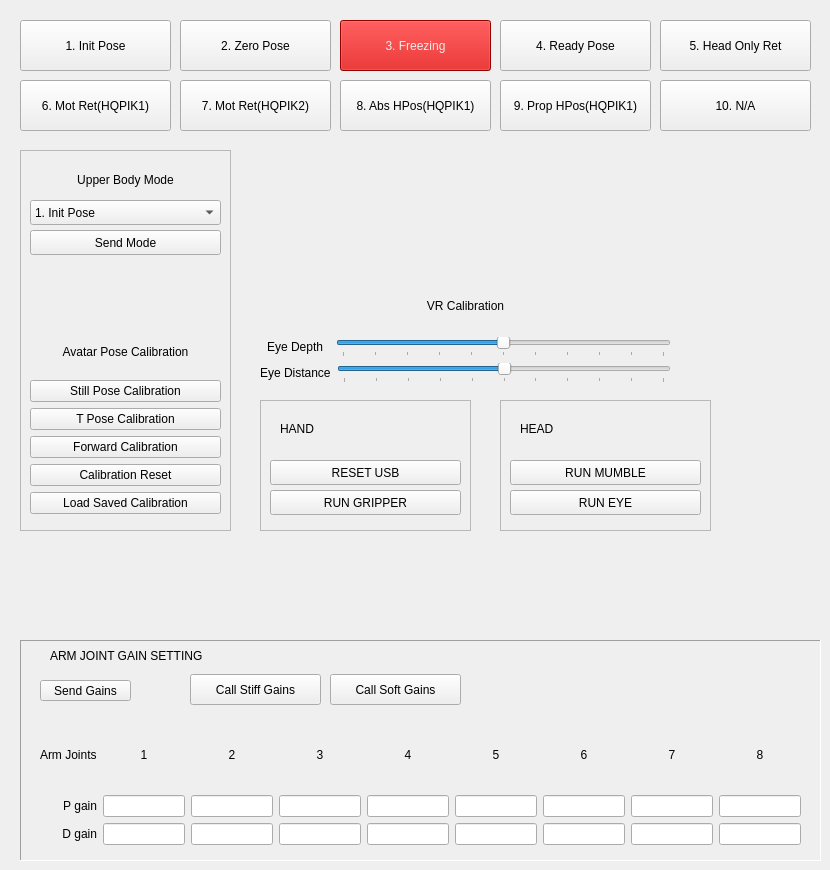
   <widget class="QWidget" name="AVATAR">
    <widget class="QWidget" name="gridLayoutWidget_4">
     <property name="geometry">
      <rect>
       <x>260</x>
       <y>280</y>
       <width>411</width>
       <height>103</height>
      </rect>
     </property>
     <layout class="QGridLayout" name="gridLayout">
      <item row="1" column="0">
       <layout class="QHBoxLayout" name="horizontalLayout_9">
        <item>
         <widget class="QLabel" name="label_220">
          <property name="text">
           <string>  Eye Depth  </string>
          </property>
          <property name="alignment">
           <set>Qt::AlignCenter</set>
          </property>
         </widget>
        </item>
        <item>
         <widget class="QSlider" name="vr_eye_depth_slider">
          <property name="cursor">
           <cursorShape>SizeHorCursor</cursorShape>
          </property>
          <property name="maximum">
           <number>100</number>
          </property>
          <property name="value">
           <number>50</number>
          </property>
          <property name="orientation">
           <enum>Qt::Horizontal</enum>
          </property>
          <property name="tickPosition">
           <enum>QSlider::TicksBelow</enum>
          </property>
          <property name="tickInterval">
           <number>10</number>
          </property>
         </widget>
        </item>
       </layout>
      </item>
      <item row="2" column="0">
       <layout class="QHBoxLayout" name="horizontalLayout_8">
        <item>
         <widget class="QLabel" name="label_221">
          <property name="text">
           <string>Eye Distance</string>
          </property>
         </widget>
        </item>
        <item>
         <widget class="QSlider" name="vr_eye_distance_slider">
          <property name="cursor">
           <cursorShape>SizeHorCursor</cursorShape>
          </property>
          <property name="maximum">
           <number>100</number>
          </property>
          <property name="value">
           <number>50</number>
          </property>
          <property name="orientation">
           <enum>Qt::Horizontal</enum>
          </property>
          <property name="tickPosition">
           <enum>QSlider::TicksBelow</enum>
          </property>
          <property name="tickInterval">
           <number>10</number>
          </property>
         </widget>
        </item>
       </layout>
      </item>
      <item row="0" column="0">
       <widget class="QLabel" name="label_222">
        <property name="text">
         <string>VR Calibration</string>
        </property>
        <property name="alignment">
         <set>Qt::AlignCenter</set>
        </property>
       </widget>
      </item>
     </layout>
    </widget>
    <widget class="QFrame" name="frame_23">
     <property name="geometry">
      <rect>
       <x>20</x>
       <y>150</y>
       <width>211</width>
       <height>381</height>
      </rect>
     </property>
     <property name="frameShape">
      <enum>QFrame::StyledPanel</enum>
     </property>
     <property name="frameShadow">
      <enum>QFrame::Sunken</enum>
     </property>
     <property name="lineWidth">
      <number>10</number>
     </property>
     <widget class="QWidget" name="verticalLayoutWidget_60">
      <property name="geometry">
       <rect>
        <x>10</x>
        <y>180</y>
        <width>191</width>
        <height>184</height>
       </rect>
      </property>
      <layout class="QVBoxLayout" name="verticalLayout_44">
       <item>
        <widget class="QLabel" name="label_219">
         <property name="text">
          <string>Avatar Pose Calibration</string>
         </property>
         <property name="alignment">
          <set>Qt::AlignCenter</set>
         </property>
        </widget>
       </item>
       <item>
        <widget class="QPushButton" name="still_pose_button">
         <property name="text">
          <string>Still Pose Calibration</string>
         </property>
        </widget>
       </item>
       <item>
        <widget class="QPushButton" name="T_pose_button">
         <property name="text">
          <string>T Pose Calibration</string>
         </property>
        </widget>
       </item>
       <item>
        <widget class="QPushButton" name="forward_pose_button">
         <property name="text">
          <string>Forward Calibration</string>
         </property>
        </widget>
       </item>
       <item>
        <widget class="QPushButton" name="reset_pose_button">
         <property name="text">
          <string>Calibration Reset</string>
         </property>
        </widget>
       </item>
       <item>
        <widget class="QPushButton" name="load_saved_cali_button">
         <property name="text">
          <string>Load Saved Calibration</string>
         </property>
        </widget>
       </item>
      </layout>
     </widget>
     <widget class="QLabel" name="label_154">
      <property name="geometry">
       <rect>
        <x>0</x>
        <y>20</y>
        <width>211</width>
        <height>20</height>
       </rect>
      </property>
      <property name="text">
       <string>Upper Body Mode</string>
      </property>
      <property name="alignment">
       <set>Qt::AlignCenter</set>
      </property>
     </widget>
     <widget class="QComboBox" name="upperbody_mode">
      <property name="geometry">
       <rect>
        <x>10</x>
        <y>50</y>
        <width>191</width>
        <height>25</height>
       </rect>
      </property>
      <item>
       <property name="text">
        <string>1. Init Pose</string>
       </property>
      </item>
      <item>
       <property name="text">
        <string>2. Zero Pose</string>
       </property>
      </item>
      <item>
       <property name="text">
        <string>3. Freezing</string>
       </property>
      </item>
      <item>
       <property name="text">
        <string>4. Ready Pose</string>
       </property>
      </item>
      <item>
       <property name="text">
        <string>5. Head Only Retargeting</string>
       </property>
      </item>
      <item>
       <property name="text">
        <string>6. Motion Retargeting(HQPIK1)</string>
       </property>
      </item>
      <item>
       <property name="text">
        <string>7. Motion Retargeting(HQPIK2)</string>
       </property>
      </item>
      <item>
       <property name="text">
        <string>8. Absolute Hand-Pos Mapping(HQPIK1)</string>
       </property>
      </item>
      <item>
       <property name="text">
        <string>9. Proportional Hand-Pos Mapping(HQPIK1)</string>
       </property>
      </item>
      <item>
       <property name="text">
        <string>10. N/A</string>
       </property>
      </item>
     </widget>
     <widget class="QPushButton" name="send_upperbody_mode_button">
      <property name="geometry">
       <rect>
        <x>10</x>
        <y>80</y>
        <width>191</width>
        <height>25</height>
       </rect>
      </property>
      <property name="sizePolicy">
       <sizepolicy hsizetype="Preferred" vsizetype="Fixed">
        <horstretch>0</horstretch>
        <verstretch>0</verstretch>
       </sizepolicy>
      </property>
      <property name="text">
       <string>Send Mode</string>
      </property>
     </widget>
    </widget>
    <widget class="QFrame" name="frame_24">
     <property name="geometry">
      <rect>
       <x>20</x>
       <y>640</y>
       <width>801</width>
       <height>221</height>
      </rect>
     </property>
     <property name="frameShape">
      <enum>QFrame::Panel</enum>
     </property>
     <property name="frameShadow">
      <enum>QFrame::Sunken</enum>
     </property>
     <widget class="QLabel" name="label_172">
      <property name="geometry">
       <rect>
        <x>30</x>
        <y>0</y>
        <width>281</width>
        <height>31</height>
       </rect>
      </property>
      <property name="text">
       <string>ARM JOINT GAIN SETTING</string>
      </property>
     </widget>
     <widget class="QWidget" name="gridLayoutWidget">
      <property name="geometry">
       <rect>
        <x>20</x>
        <y>80</y>
        <width>761</width>
        <height>125</height>
       </rect>
      </property>
      <layout class="QGridLayout" name="gridLayout_2">
       <item row="1" column="1">
        <layout class="QHBoxLayout" name="horizontalLayout_10">
         <item>
          <widget class="QLineEdit" name="arm_P_1"/>
         </item>
         <item>
          <widget class="QLineEdit" name="arm_P_2"/>
         </item>
         <item>
          <widget class="QLineEdit" name="arm_P_3"/>
         </item>
         <item>
          <widget class="QLineEdit" name="arm_P_4"/>
         </item>
         <item>
          <widget class="QLineEdit" name="arm_P_5"/>
         </item>
         <item>
          <widget class="QLineEdit" name="arm_P_6"/>
         </item>
         <item>
          <widget class="QLineEdit" name="arm_P_7"/>
         </item>
         <item>
          <widget class="QLineEdit" name="arm_P_8"/>
         </item>
        </layout>
       </item>
       <item row="2" column="1">
        <layout class="QHBoxLayout" name="horizontalLayout_13">
         <item>
          <widget class="QLineEdit" name="arm_D_1"/>
         </item>
         <item>
          <widget class="QLineEdit" name="arm_D_2"/>
         </item>
         <item>
          <widget class="QLineEdit" name="arm_D_3"/>
         </item>
         <item>
          <widget class="QLineEdit" name="arm_D_4"/>
         </item>
         <item>
          <widget class="QLineEdit" name="arm_D_5"/>
         </item>
         <item>
          <widget class="QLineEdit" name="arm_D_6"/>
         </item>
         <item>
          <widget class="QLineEdit" name="arm_D_7"/>
         </item>
         <item>
          <widget class="QLineEdit" name="arm_D_8"/>
         </item>
        </layout>
       </item>
       <item row="0" column="1">
        <layout class="QHBoxLayout" name="horizontalLayout_14">
         <item>
          <widget class="QLabel" name="label_164_0">
           <property name="text">
            <string>1</string>
           </property>
           <property name="alignment">
            <set>Qt::AlignCenter</set>
           </property>
          </widget>
         </item>
         <item>
          <widget class="QLabel" name="label_165_0">
           <property name="text">
            <string>2</string>
           </property>
           <property name="alignment">
            <set>Qt::AlignCenter</set>
           </property>
          </widget>
         </item>
         <item>
          <widget class="QLabel" name="label_167">
           <property name="text">
            <string>3</string>
           </property>
           <property name="alignment">
            <set>Qt::AlignCenter</set>
           </property>
          </widget>
         </item>
         <item>
          <widget class="QLabel" name="label_166">
           <property name="text">
            <string>4</string>
           </property>
           <property name="alignment">
            <set>Qt::AlignCenter</set>
           </property>
          </widget>
         </item>
         <item>
          <widget class="QLabel" name="label_168">
           <property name="text">
            <string>5</string>
           </property>
           <property name="alignment">
            <set>Qt::AlignCenter</set>
           </property>
          </widget>
         </item>
         <item>
          <widget class="QLabel" name="label_169">
           <property name="text">
            <string>6</string>
           </property>
           <property name="alignment">
            <set>Qt::AlignCenter</set>
           </property>
          </widget>
         </item>
         <item>
          <widget class="QLabel" name="label_170">
           <property name="text">
            <string>7</string>
           </property>
           <property name="alignment">
            <set>Qt::AlignCenter</set>
           </property>
          </widget>
         </item>
         <item>
          <widget class="QLabel" name="label_171">
           <property name="text">
            <string>8</string>
           </property>
           <property name="alignment">
            <set>Qt::AlignCenter</set>
           </property>
          </widget>
         </item>
        </layout>
       </item>
       <item row="1" column="0">
        <widget class="QLabel" name="label_175">
         <property name="text">
          <string>P gain</string>
         </property>
         <property name="alignment">
          <set>Qt::AlignRight|Qt::AlignTrailing|Qt::AlignVCenter</set>
         </property>
        </widget>
       </item>
       <item row="0" column="0">
        <widget class="QLabel" name="label_176">
         <property name="text">
          <string>Arm Joints</string>
         </property>
        </widget>
       </item>
       <item row="2" column="0">
        <widget class="QLabel" name="label_177">
         <property name="text">
          <string>D gain</string>
         </property>
         <property name="alignment">
          <set>Qt::AlignRight|Qt::AlignTrailing|Qt::AlignVCenter</set>
         </property>
        </widget>
       </item>
      </layout>
     </widget>
     <widget class="QPushButton" name="callSoftGainsButton">
      <property name="geometry">
       <rect>
        <x>310</x>
        <y>34</y>
        <width>131</width>
        <height>31</height>
       </rect>
      </property>
      <property name="text">
       <string>Call Soft Gains</string>
      </property>
     </widget>
     <widget class="QPushButton" name="callStiffGainsButton">
      <property name="geometry">
       <rect>
        <x>170</x>
        <y>34</y>
        <width>131</width>
        <height>31</height>
       </rect>
      </property>
      <property name="text">
       <string>Call Stiff Gains</string>
      </property>
     </widget>
     <widget class="QPushButton" name="ArmGainSendBtn">
      <property name="geometry">
       <rect>
        <x>20</x>
        <y>40</y>
        <width>91</width>
        <height>21</height>
       </rect>
      </property>
      <property name="text">
       <string>Send Gains</string>
      </property>
     </widget>
    </widget>
    <widget class="QFrame" name="frame_21">
     <property name="geometry">
      <rect>
       <x>260</x>
       <y>400</y>
       <width>211</width>
       <height>131</height>
      </rect>
     </property>
     <property name="frameShape">
      <enum>QFrame::StyledPanel</enum>
     </property>
     <property name="frameShadow">
      <enum>QFrame::Raised</enum>
     </property>
     <widget class="QPushButton" name="button_resetusb">
      <property name="geometry">
       <rect>
        <x>10</x>
        <y>60</y>
        <width>191</width>
        <height>25</height>
       </rect>
      </property>
      <property name="text">
       <string>RESET USB</string>
      </property>
     </widget>
     <widget class="QLabel" name="label_164">
      <property name="geometry">
       <rect>
        <x>20</x>
        <y>20</y>
        <width>67</width>
        <height>17</height>
       </rect>
      </property>
      <property name="text">
       <string>HAND</string>
      </property>
     </widget>
     <widget class="QPushButton" name="button_rungripper">
      <property name="geometry">
       <rect>
        <x>10</x>
        <y>90</y>
        <width>191</width>
        <height>25</height>
       </rect>
      </property>
      <property name="text">
       <string>RUN GRIPPER</string>
      </property>
     </widget>
    </widget>
    <widget class="QFrame" name="frame_22">
     <property name="geometry">
      <rect>
       <x>500</x>
       <y>400</y>
       <width>211</width>
       <height>131</height>
      </rect>
     </property>
     <property name="frameShape">
      <enum>QFrame::StyledPanel</enum>
     </property>
     <property name="frameShadow">
      <enum>QFrame::Raised</enum>
     </property>
     <widget class="QPushButton" name="pushButton_5">
      <property name="geometry">
       <rect>
        <x>10</x>
        <y>60</y>
        <width>191</width>
        <height>25</height>
       </rect>
      </property>
      <property name="text">
       <string>RUN MUMBLE</string>
      </property>
     </widget>
     <widget class="QLabel" name="label_165">
      <property name="geometry">
       <rect>
        <x>20</x>
        <y>20</y>
        <width>67</width>
        <height>17</height>
       </rect>
      </property>
      <property name="text">
       <string>HEAD</string>
      </property>
     </widget>
     <widget class="QPushButton" name="pushButton_6">
      <property name="geometry">
       <rect>
        <x>10</x>
        <y>90</y>
        <width>191</width>
        <height>25</height>
       </rect>
      </property>
      <property name="text">
       <string>RUN EYE</string>
      </property>
     </widget>
    </widget>
    <widget class="QPushButton" name="upperbody_mode_init_pose">
     <property name="geometry">
      <rect>
       <x>20</x>
       <y>20</y>
       <width>151</width>
       <height>51</height>
      </rect>
     </property>
     <property name="text">
      <string>1. Init Pose</string>
     </property>
    </widget>
    <widget class="QPushButton" name="upperbody_mode_motion_ret_1">
     <property name="geometry">
      <rect>
       <x>20</x>
       <y>80</y>
       <width>151</width>
       <height>51</height>
      </rect>
     </property>
     <property name="text">
      <string>6. Mot Ret(HQPIK1)</string>
     </property>
    </widget>
    <widget class="QPushButton" name="upperbody_mode_zero_pose">
     <property name="geometry">
      <rect>
       <x>180</x>
       <y>20</y>
       <width>151</width>
       <height>51</height>
      </rect>
     </property>
     <property name="text">
      <string>2. Zero Pose</string>
     </property>
    </widget>
    <widget class="QPushButton" name="upperbody_mode_freezing">
     <property name="geometry">
      <rect>
       <x>340</x>
       <y>20</y>
       <width>151</width>
       <height>51</height>
      </rect>
     </property>
     <property name="styleSheet">
      <string notr="true">background-color: rgb(204, 0, 0);
color: rgb(238, 238, 236);</string>
     </property>
     <property name="text">
      <string>3. Freezing</string>
     </property>
    </widget>
    <widget class="QPushButton" name="upperbody_mode_ready_pose">
     <property name="geometry">
      <rect>
       <x>500</x>
       <y>20</y>
       <width>151</width>
       <height>51</height>
      </rect>
     </property>
     <property name="text">
      <string>4. Ready Pose</string>
     </property>
    </widget>
    <widget class="QPushButton" name="upperbody_mode_head_only_ret">
     <property name="geometry">
      <rect>
       <x>660</x>
       <y>20</y>
       <width>151</width>
       <height>51</height>
      </rect>
     </property>
     <property name="text">
      <string>5. Head Only Ret</string>
     </property>
    </widget>
    <widget class="QPushButton" name="upperbody_mode_motion_ret_2">
     <property name="geometry">
      <rect>
       <x>180</x>
       <y>80</y>
       <width>151</width>
       <height>51</height>
      </rect>
     </property>
     <property name="text">
      <string>7. Mot Ret(HQPIK2)</string>
     </property>
    </widget>
    <widget class="QPushButton" name="upperbody_mode_abs_hand_pos">
     <property name="geometry">
      <rect>
       <x>340</x>
       <y>80</y>
       <width>151</width>
       <height>51</height>
      </rect>
     </property>
     <property name="text">
      <string>8. Abs HPos(HQPIK1)</string>
     </property>
    </widget>
    <widget class="QPushButton" name="upperbody_mode_prop_hand_pos">
     <property name="geometry">
      <rect>
       <x>500</x>
       <y>80</y>
       <width>151</width>
       <height>51</height>
      </rect>
     </property>
     <property name="text">
      <string>9. Prop HPos(HQPIK1)</string>
     </property>
    </widget>
    <widget class="QPushButton" name="upperbody_mode_NA">
     <property name="geometry">
      <rect>
       <x>660</x>
       <y>80</y>
       <width>151</width>
       <height>51</height>
      </rect>
     </property>
     <property name="text">
      <string>10. N/A</string>
     </property>
    </widget>
    <zorder>frame_24</zorder>
    <zorder>frame_22</zorder>
    <zorder>frame_21</zorder>
    <zorder>gridLayoutWidget_4</zorder>
    <zorder>frame_23</zorder>
    <zorder>upperbody_mode_init_pose</zorder>
    <zorder>upperbody_mode_motion_ret_1</zorder>
    <zorder>upperbody_mode_zero_pose</zorder>
    <zorder>upperbody_mode_freezing</zorder>
    <zorder>upperbody_mode_ready_pose</zorder>
    <zorder>upperbody_mode_head_only_ret</zorder>
    <zorder>upperbody_mode_motion_ret_2</zorder>
    <zorder>upperbody_mode_abs_hand_pos</zorder>
    <zorder>upperbody_mode_prop_hand_pos</zorder>
    <zorder>upperbody_mode_NA</zorder>
   </widget>
